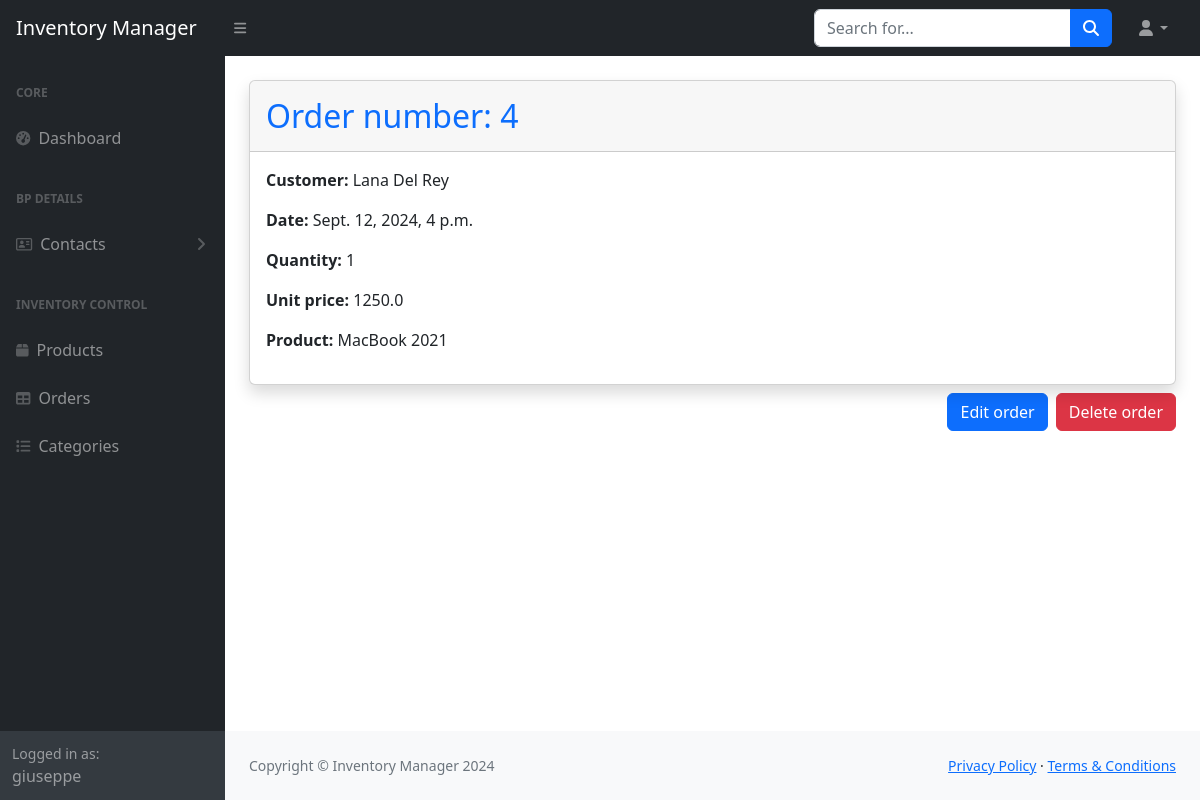
The page /order/4/ (signed in) on the database its author committed.
### inventorymanager/models.py (models this page shows, shortened)
class Order(models.Model):
    order_date = models.DateTimeField(auto_now_add=True)
    customer = models.ForeignKey(Customer, on_delete=models.CASCADE, related_name="orders")

class Customer(models.Model):
    first_name = models.CharField(max_length=75, null = False)
    last_name = models.CharField(max_length=75, null = False)
    email = models.CharField(max_length=75)
    phone = models.CharField(max_length=15)
    def __str__(self):
        return f'{self.first_name} {self.last_name}'

class OrderItem(models.Model):
    quantity = models.IntegerField(null=False)
    unit_price = models.FloatField(null=False)
    order = models.ForeignKey(Order, on_delete=models.CASCADE, related_name="order_items")
    product = models.ForeignKey(Product, on_delete=models.CASCADE, related_name="product_items")

class Product(models.Model):
    name = models.CharField(max_length=140, null = False)
    description = models.CharField(max_length=75)
    unit_cost = models.FloatField(null = False)
    quantity_in_stock = models.IntegerField(null=False)
    category = models.ForeignKey(Category, on_delete=models.CASCADE, related_name="products")
    supplier = models.ForeignKey(Supplier, on_delete=models.CASCADE, related_name="products")
    def __str__(self):
        return f'{self.name}'

### inventorymanager/views.py (the view)
# urls.py: path('order/<int:id>/', views.order_detail, name='order_detail'),
@login_required
def order_detail(request, id):
    order = get_object_or_404(Order, id=id)
    orderItem = get_object_or_404(OrderItem, id=id)
    order_form = OrderForm(instance=order)
    OrderItemFormSet = inlineformset_factory(Order, OrderItem, form=OrderItemForm, extra=0, can_delete=False)
    formset = OrderItemFormSet(instance=order)
    return render(request, 'inventorymanager/order_detail.html', {
        'order': order,
        'orderItem': orderItem,
        'order_form': order_form,
        'formset': formset,
        })

### inventorymanager/forms.py
class OrderForm(forms.ModelForm):
    class Meta:
        model =  Order
        fields = ['customer']

### inventorymanager/templates/inventorymanager/order_detail.html (shortened to what this page needs)
{% extends "inventorymanager/layout.html" %}
{% load crispy_forms_tags %}
{% block body %}
<div class="card shadow mt-4">
    <div class="card-header py-3">
        <h2 class="m-0 font-weight-bold text-primary">Order number: {{ order.id }}</h2>
    </div>
    <div class="card-body">
            <p id="order_customer_name_p{{ order.id }}"><strong>Customer: </strong>{{ order.customer }}</p>
            <p ><strong>Date: </strong>{{ order.order_date }}</p>
            <p id="order_quantity_p{{ order.id }}"><strong>Quantity:</strong> {{ orderItem.quantity }}</p>
            <p id="order_unit_price_p{{ order.id }}"><strong>Unit price: </strong>{{ orderItem.unit_price }}</p>
            <p id="order_product_p{{ order.id }}"><strong>Product:</strong> {{ orderItem.product }}</p>
    </div>
</div>
<div class="d-flex justify-content-end">
    <button type="button" class="btn btn-primary mt-2 me-2" data-bs-toggle="modal" data-bs-target="#modal_edit_order_{{ order.id }}">Edit order</button>
    <button type="button" class="btn btn-danger mt-2" data-bs-toggle="modal" data-bs-target="#deleteOrderModal">Delete order</button>
</div>
{% endblock body %}

### inventorymanager/templates/inventorymanager/layout.html (shortened to what this page needs)
{% load static %}
<!DOCTYPE html>
<html lang="en">
    <head>
        <link rel="stylesheet" href="https://cdn.jsdelivr.net/npm/bootstrap@5.2.3/dist/css/bootstrap.min.css">
        <link href="{% static 'inventorymanager/css/styles.css' %}" rel="stylesheet" />
        <link rel="stylesheet" href="https://cdn.datatables.net/1.13.4/css/dataTables.bootstrap5.min.css">
        <link href="https://cdn.datatables.net/v/bs5/jszip-3.10.1/dt-2.1.6/b-3.1.2/b-html5-3.1.2/b-print-3.1.2/datatables.min.css" rel="stylesheet">
    </head>
    <body class="sb-nav-fixed">
        <nav class="sb-topnav navbar navbar-expand navbar-dark bg-dark">
            <a class="navbar-brand ps-3" href="{% url 'index' %}">Inventory Manager</a>
            <button class="btn btn-link btn-sm order-1 order-lg-0 me-4 me-lg-0" id="sidebarToggle" href="#!"><i class="fas fa-bars"></i></button>
            <form class="d-none d-md-inline-block form-inline ms-auto me-0 me-md-3 my-2 my-md-0">
                <div class="input-group">
                    <input class="form-control" type="text" placeholder="Search for..." aria-label="Search for..." aria-describedby="btnNavbarSearch" />
                    <button class="btn btn-primary" id="btnNavbarSearch" type="button"><i class="fas fa-search"></i></button>
                </div>
            </form>
            <ul class="navbar-nav ms-auto ms-md-0 me-3 me-lg-4">
                <li class="nav-item dropdown">
                    <a class="nav-link dropdown-toggle" id="navbarDropdown" href="#" role="button" data-bs-toggle="dropdown" aria-expanded="false"><i class="fas fa-user fa-fw"></i></a>
                </li>
            </ul>
        </nav>
        <div id="layoutSidenav">
            <div id="layoutSidenav_nav">
                <nav class="sb-sidenav accordion sb-sidenav-dark" id="sidenavAccordion">
                    <div class="sb-sidenav-menu">
                        <div class="nav">
                            <div class="sb-sidenav-menu-heading">Core</div>
                            <a class="nav-link" href="{% url 'index' %}">
                                <div class="sb-nav-link-icon"><i class="fas fa-tachometer-alt"></i></div>
                                Dashboard
                            </a>
                            <div class="sb-sidenav-menu-heading">BP DETAILS</div>
                            <a class="nav-link collapsed" href="#" data-bs-toggle="collapse" data-bs-target="#collapseLayouts" aria-expanded="false" aria-controls="collapseLayouts">
                                <div class="sb-nav-link-icon"><i class="fa-regular fa-address-card"></i></div>
                                Contacts
                                <div class="sb-sidenav-collapse-arrow"><i class="fas fa-angle-down"></i></div>
                            </a>
                            <div class="sb-sidenav-menu-heading">Inventory Control</div>
                            <a class="nav-link" href="{% url 'products' %}">
                                <div class="sb-nav-link-icon"><i class="fa-solid fa-box"></i></div>
                                Products
                            </a>
                            <a class="nav-link" href="{% url 'orders' %}">
                                <div class="sb-nav-link-icon"><i class="fas fa-table"></i></div>
                                Orders
                            </a>
                            <a class="nav-link" href="{% url 'categories' %}">
                                <div class="sb-nav-link-icon"><i class="fa-solid fa-list"></i></div>
                                Categories
                            </a>
                        </div>
                    </div>
                    <div class="sb-sidenav-footer">
                        <div class="small">Logged in as:</div>
                        {{user}}
                    </div>
                </nav>
            </div>
            <div id="layoutSidenav_content">
                <main>
                    <div class="container-fluid px-4">
                        <div class="body">
                            {% block body %}
                            {% endblock %}
                        </div>
                    </div>
                </main>
                <footer class="py-4 bg-light mt-auto">
                    <div class="container-fluid px-4">
                        <div class="d-flex align-items-center justify-content-between small">
                            <div class="text-muted">Copyright &copy; Inventory Manager 2024</div>
                            <div>
                                <a href="#">Privacy Policy</a>
                                &middot;
                                <a href="#">Terms &amp; Conditions</a>
                            </div>
                        </div>
                    </div>
                </footer>
            </div>
        </div>
    </body>
</html>

### rows shown on the page
Order: id "4", customer "Lana Del Rey", order_date "Sept. 12, 2024, 4 p.m."
OrderItem: quantity "1", unit_price "1250.0", product "MacBook 2021"

### other values the page prints
{{ user }} "giuseppe"
